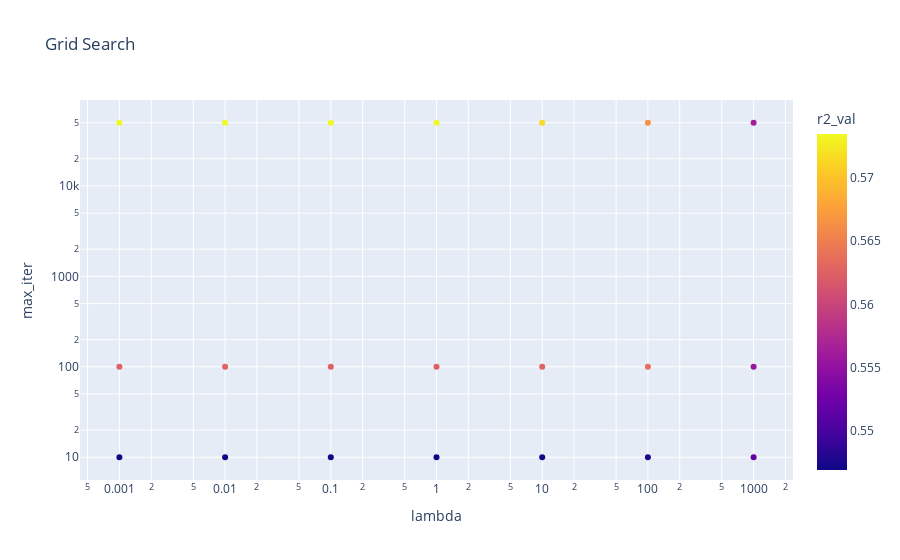

Notebook code for this chart:
### Code cell
px.scatter(res_df, x="lambda", y="max_iter", log_x=True, log_y=True, color="r2_val", title="Grid Search")

### Figure 1 — Plotly figure (JSON) as saved in the notebook; plotly's stock layout.template omitted (floating-point values rounded to 4 significant figures)
{"data": [{"hovertemplate": "lambda=%{x}<br>max_iter=%{y}<br>r2_val=%{marker.color}<extra></extra>", "legendgroup": "", "marker": {"color": [0.5469, 0.5626, 0.5734, 0.5469, 0.5626, 0.5734, 0.5469, 0.5626, 0.5734, 0.5469, 0.5626, 0.5734, 0.547, 0.5626, 0.5716, 0.5478, 0.5636, 0.5664, 0.5519, 0.5555, 0.5564], "coloraxis": "coloraxis", "symbol": "circle"}, "mode": "markers", "name": "", "orientation": "v", "showlegend": false, "type": "scatter", "x": [0.001, 0.001, 0.001, 0.01, 0.01, 0.01, 0.1, 0.1, 0.1, 1, 1, 1, 10, 10, 10, 100, 100, 100, 1000, 1000, 1000], "xaxis": "x", "y": [10, 100, 50000, 10, 100, 50000, 10, 100, 50000, 10, 100, 50000, 10, 100, 50000, 10, 100, 50000, 10, 100, 50000], "yaxis": "y"}], "layout": {"coloraxis": {"colorbar": {"title": {"text": "r2_val"}}, "colorscale": [[0, "#0d0887"], [0.1111, "#46039f"], [0.2222, "#7201a8"], [0.3333, "#9c179e"], [0.4444, "#bd3786"], [0.5556, "#d8576b"], [0.6667, "#ed7953"], [0.7778, "#fb9f3a"], [0.8889, "#fdca26"], [1, "#f0f921"]]}, "legend": {"tracegroupgap": 0}, "title": {"text": "Grid Search"}, "xaxis": {"anchor": "y", "domain": [0, 1], "title": {"text": "lambda"}, "type": "log"}, "yaxis": {"anchor": "x", "domain": [0, 1], "title": {"text": "max_iter"}, "type": "log"}}}
